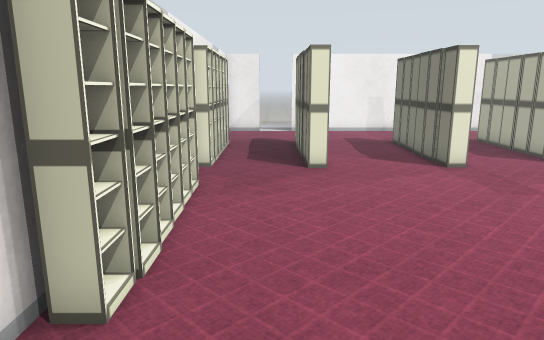
[1] (above)

16 first-person views from a walk through a robot-simulator world made for Gazebo. The camera is 1.2 m above the floor, tilts 12° down and sees 70° across. The floor is counted in squares, 0.5 m on a side. Each view is taken from the middle of a square. On the plan, view 1 faces up. The plan holds only what a view shows up to about 20 squares ahead; the rest is blank. Surface patterns are stand-ins for the level's own textures.

[2]
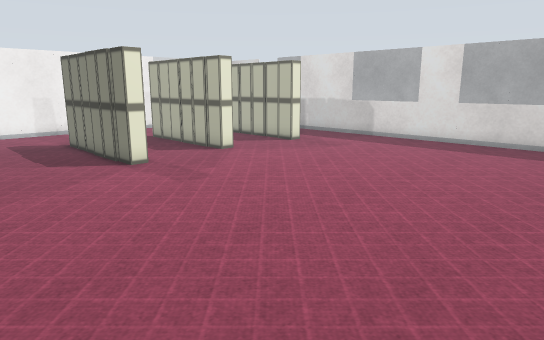

[3]
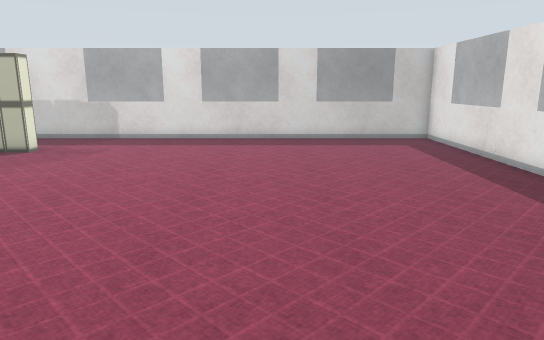

[4]
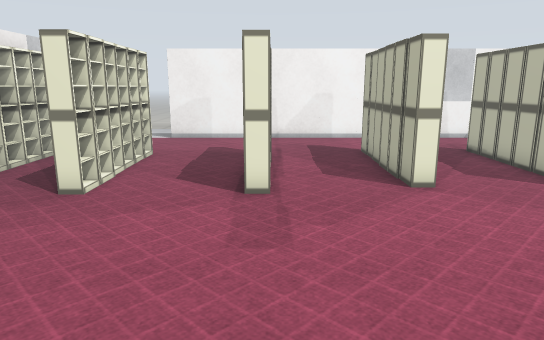

[5]
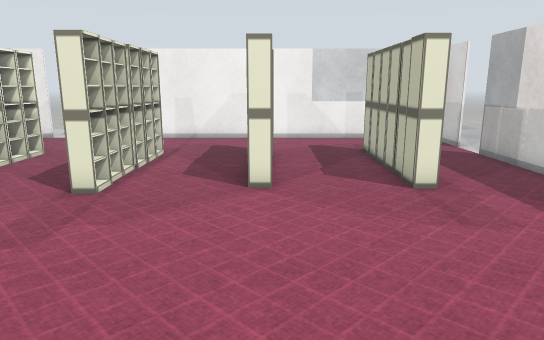

[6]
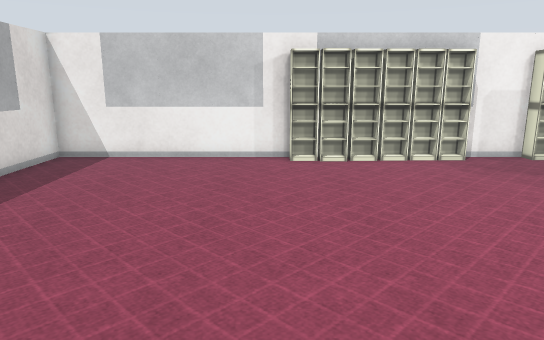

[7]
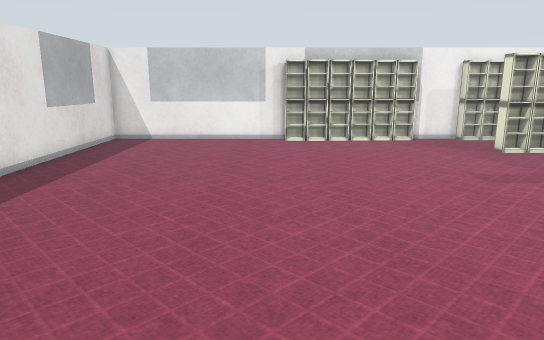

[8]
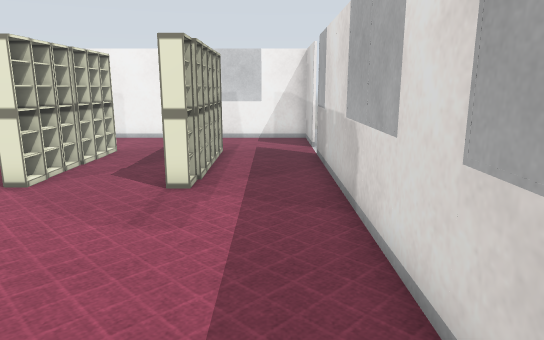

[9]
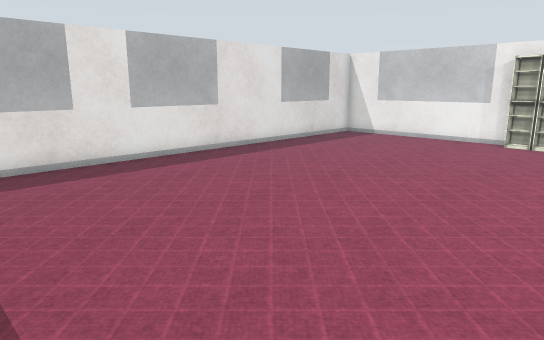

[10]
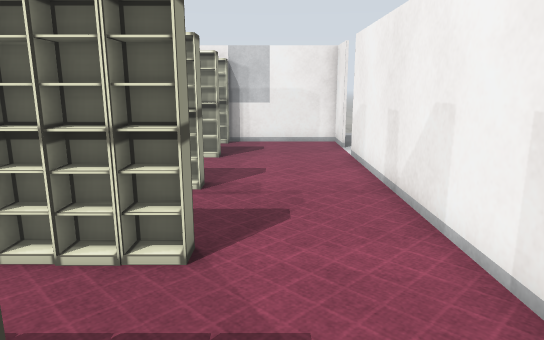

[11]
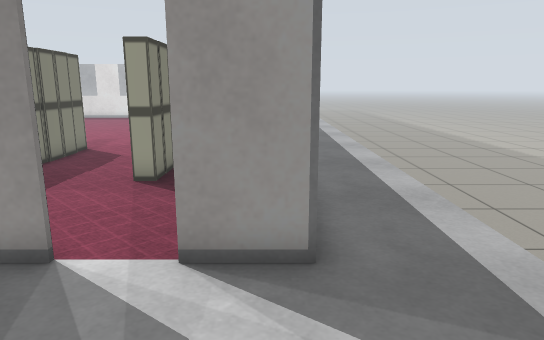

[12]
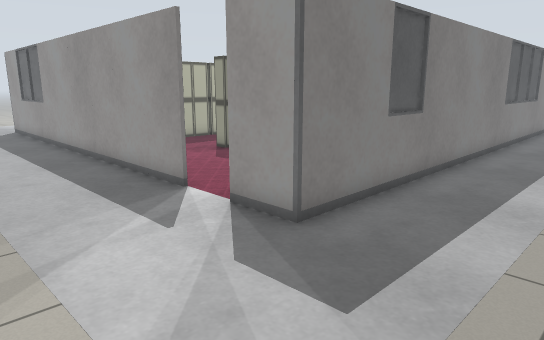

[13]
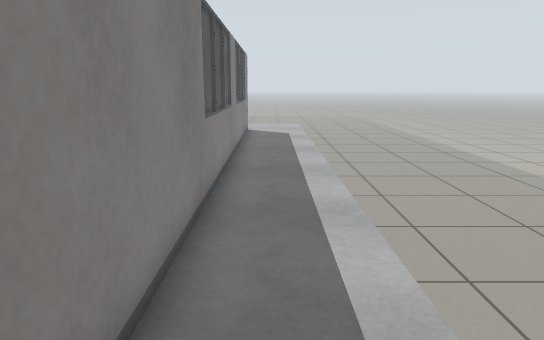

[14]
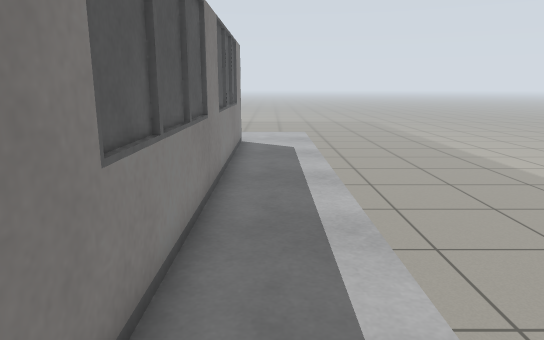

[15]
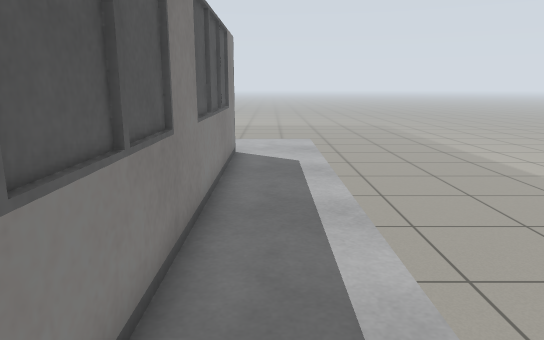

[16]
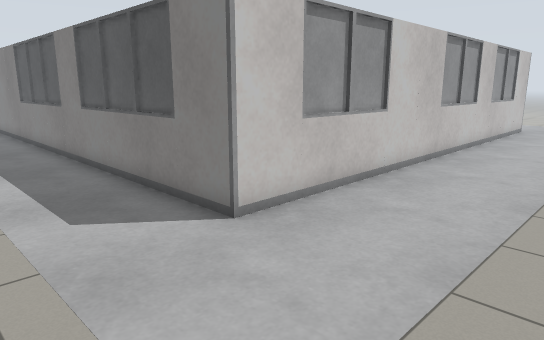

### Floor plan
Points are (right, up) in squares from view 1. A wall is a line through its corners. A room is listed if a view was taken in it or the views show most of it. See-through windows are left out.
Room 1 (views 1, 2, 3, 4, 5, 6, 7, 8, 9, 10, 14, 15)
walls: (-2.6, 9.4) (-2.6, 12.6); (-2.5, 11.9) (-2.5, 9.8); (-2.5, 4) (-2.5, -4.5) (17.7, -4.5) (17.7, 17.2); (-2.6, -4.6) (-2.6, 4.6); (-0.6, 21.9) (-2.5, 21.9) (-2.5, 17.5); (17.7, 18.8) (17.7, 21.9) (1, 21.9)
ways out: opening at (-5.5, -5.8) to room 2; opening at (-5.5, 16.2) to room 2; opening at (0.5, 22) to room 2; opening at (18, 18) to room 2
objects: shelf (-2, 4); shelf (-2, 5); shelf (-2, 6) to (-2, 7); shelf (-2, 8); shelf (-2, 9); shelf (-2, 12) to (-2, 13); shelf (-2, 14); shelf (-2, 15); shelf (-2, 16); shelf (-2, 17); shelf (1, 12); shelf (1, 13); shelf (1, 14); shelf (1, 15); shelf (1, 16); shelf (1, 17); shelf (6, 12); shelf (6, 13); shelf (6, 14); shelf (6, 15); shelf (6, 16); shelf (6, 17); shelf (10, 12) to (10, 13); shelf (10, 14); shelf (10, 15); shelf (10, 16); shelf (10, 17); shelf (10, 18); shelf (14, 12) to (14, 13); shelf (14, 14); shelf (14, 15); shelf (14, 16); shelf (14, 17); shelf (14, 18)
Room 2 (views 11, 12, 13, 16)
walls: (16.8, -4.6) (-2.6, -4.6); (1, 22) (17.1, 22); (-2.6, 17.5) (-2.6, 22) (-0.6, 22)
ways out: opening at (-5.5, -5.8) to room 1; opening at (-5.5, 16.2) to room 1; opening at (0.5, 22) to room 1; opening at (18, 18) to room 1

Where each view was taken, in squares from view 1:
view 1: 0 up, 0 right, facing up
view 2: 0 up, 0 right, facing up-right
view 3: 3 up, 1 left, facing right
view 4: 3 up, 6 right, facing up
view 5: 3 up, 10 right, facing up
view 6: 3 up, 11 right, facing left
view 7: 3 up, 16 right, facing left
view 8: 3 up, 16 right, facing up
view 9: 8 up, 16 right, facing down-left
view 10: 19 up, 15 right, facing left
view 11: 27 up, 2 left, facing down
view 12: 27 up, 7 left, facing down-right
view 13: 18 up, 4 left, facing down
view 14: 13 up, 4 left, facing down
view 15: 10 up, 4 left, facing down
view 16: 10 down, 7 left, facing up-right
